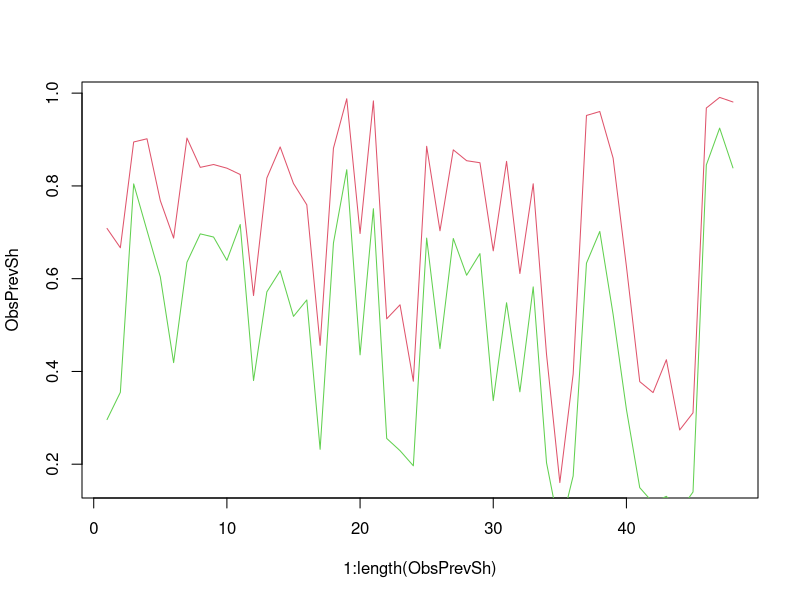
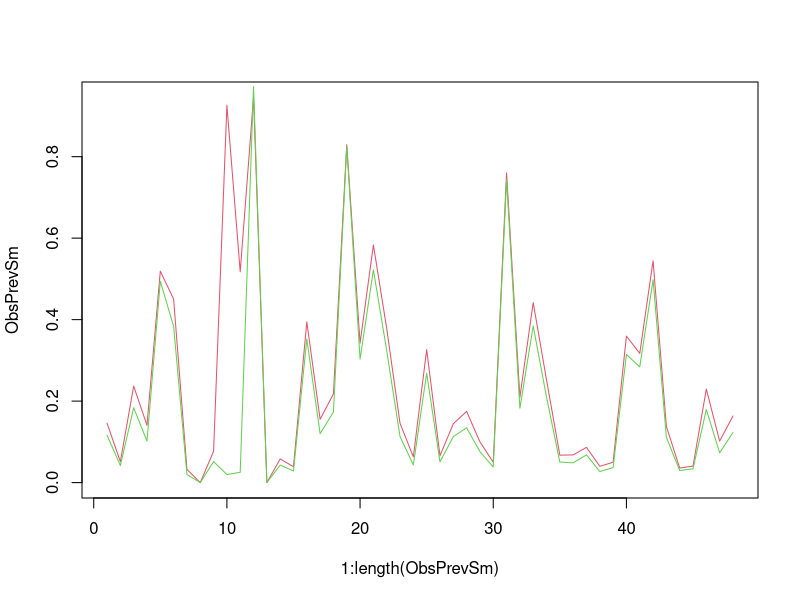
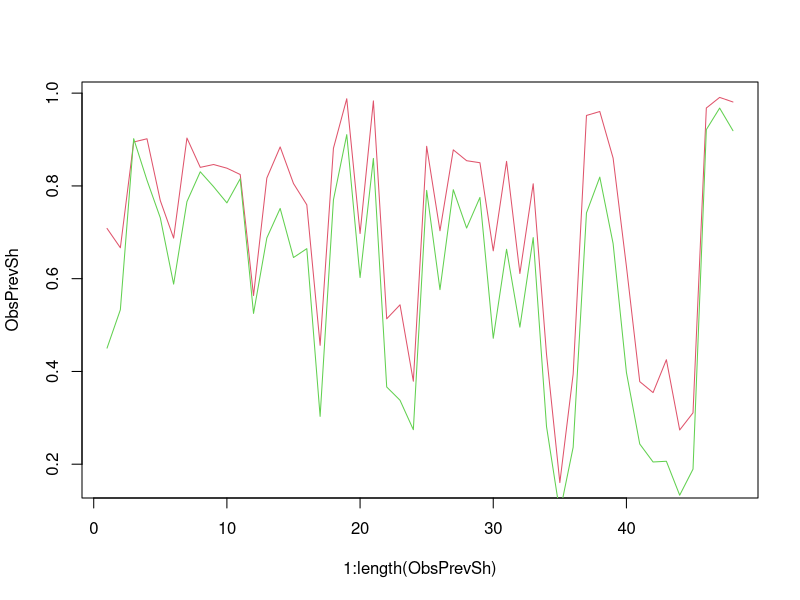
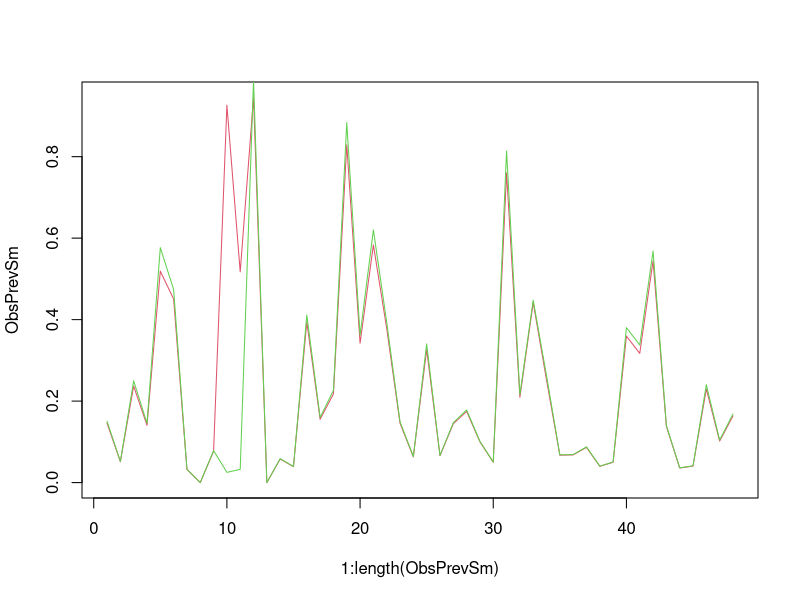
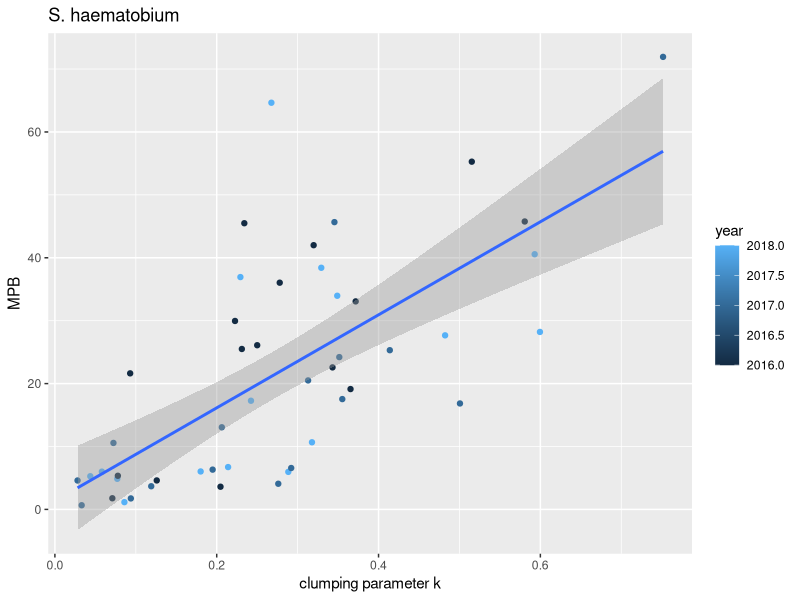
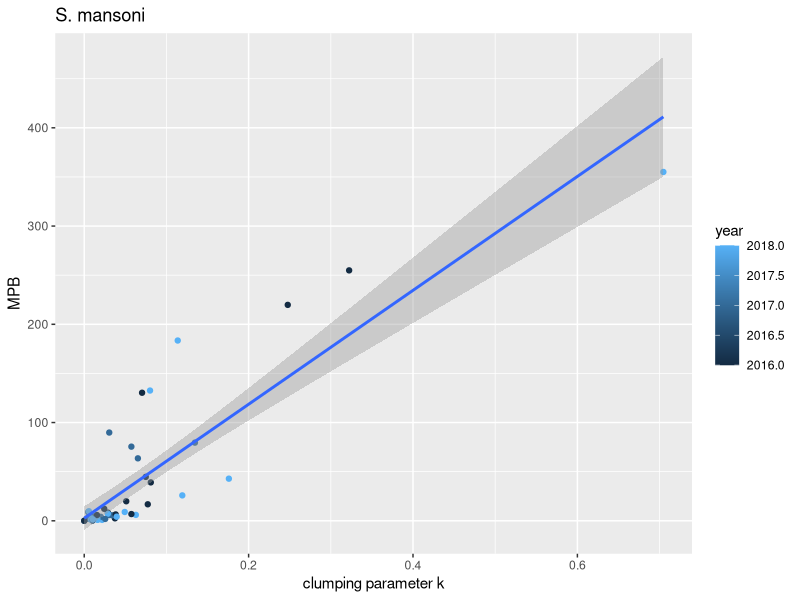
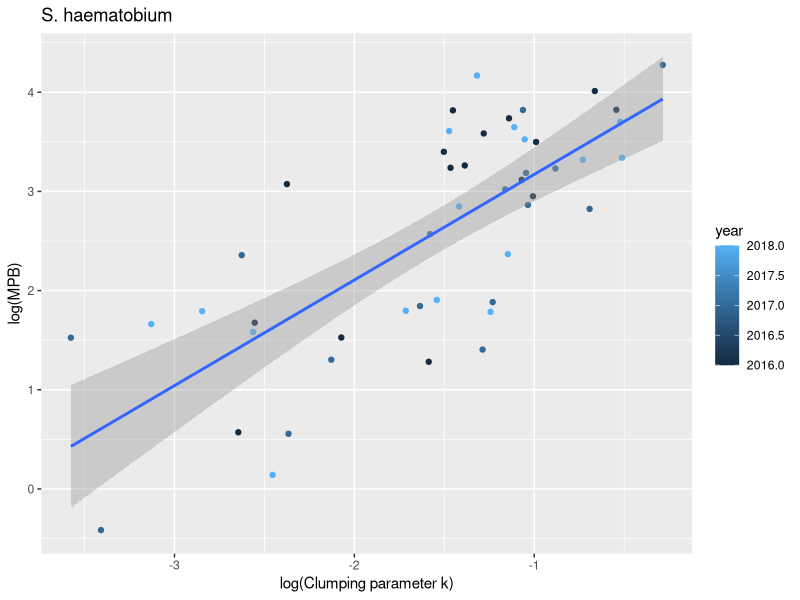
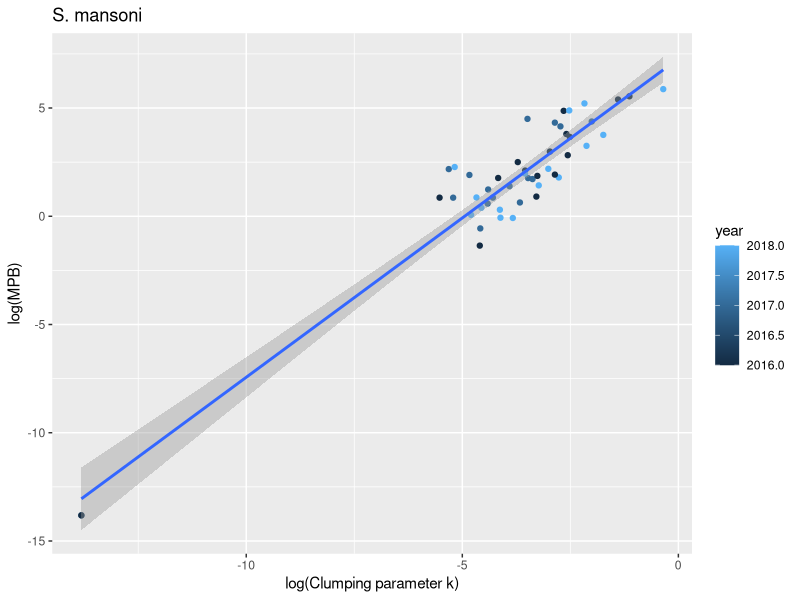

Recreate these plots in R, in order.
# This code calculate the opt value of clumper parameters 
# whcih we need to covert the mean parasite burden into prevalence 
### Human Parasitology Data ###

#upload the packages
library(tidyverse)
library(dplyr)

# upload the data file:
human_data <- read_csv("human_data_2018.csv")

PreTreatedKidsID2017_MK_MN <- read_csv("2017_ID_pretreatedKids_MK_NM.csv")
human_data = left_join(human_data, PreTreatedKidsID2017_MK_MN, by=c("ID","year"))

##### group by village/school #####
prev_data <- human_data %>%       ### arithemtic mean
  group_by(School, year) %>% 
  summarise_at(.vars = c("Sh","Sm"), funs(mean(., na.rm=T), n = sum(!is.na(.)), se = sd(., na.rm=T)/sqrt(sum(!is.na(.))))) %>% 
  mutate(Sh_CI = qnorm(0.975)*Sh_se,
         Sm_CI = qnorm(0.975)*Sm_se)

# Draw only worm data 
worm_data <- human_data %>%       ### geometric mean
  group_by(School, year) %>%
  summarize_at(.vars = c("ShW","SmW"), funs(Gmean = exp(mean(log(.+1),na.rm=T)),
                                            n = sum(!is.na(.)),
                                            se = sd(exp(log(.+1)), na.rm = T)/sqrt(sum(!is.na(.))))) %>% 
  mutate(ShW_CI = qnorm(0.975)*ShW_se,
         SmW_CI = qnorm(0.975)*SmW_se)

#################################################################################
# BEGINNING of Giulio's latest integration on Feb 20 2023

# compute clumping parameters

#create a data frame to store the results
cp_df <- worm_data[, c("School", "year")]
cp_df$Sh_Amean <- NA
cp_df$Sm_Amean <- NA
cp_df$Sh_cp    <- NA
cp_df$Sm_cp    <- NA

#create the likelihood function for the optimization function
LL <- function(pars, data) {
  k <- pars[1]
  m <- pars[2]
  return(-sum(dnbinom(data,size=k,mu=m,log=TRUE)))
}

# create empty space 
sh_Amean_data <- c()
sm_Amean_data <- c()

# run the optimization function to find the opt k clumper parameter value for each given village 
 for(i in 1:nrow(cp_df)){
    ndf <- filter(human_data, School == cp_df[i,]$School, year ==  cp_df[i,]$year)

    opt_sh <-optim(data = round(na.exclude(ndf$ShW)/2), par = c(1,1), LL, method="L-BFGS-B", lower=c(.000001,.000001))
    opt_sm <-optim(data = round(na.exclude(ndf$SmW)), par = c(1,1), LL, method="L-BFGS-B", lower=c(.000001,.000001))
    
    sh_Amean_data[i] <- mean(ndf$ShW/2, na.rm = TRUE)
    sm_Amean_data[i] <- mean(ndf$SmW, na.rm = TRUE)
    
    cp_df[i, 'Sh_Amean'] <- opt_sh$par[2]
    cp_df[i, 'Sm_Amean'] <- opt_sm$par[2]
    cp_df[i, 'Sh_cp'] <- opt_sh$par[1]  
    cp_df[i, 'Sm_cp'] <- opt_sm$par[1] 
  
 }


################### Test the result

# Probability of having at least one worm
WormPrevNBD <- function(M, k) {
  p  <-  1 - (1+M/k)^(-k)    # fraction of humans with at least 2 parasites 
  return(p)
}

# Probability of having at least one pair worm
PairPrevVar <- function(M, k) {
  p  <-  1 - 2* (1+M/(2*k))^(-k) + (1+M/k)^(-k)    # fraction of humans with at least 2 parasites 
  return(p)
}

options(scipen = 9)

# calculate the prevalence for the observe data 
ObsPrevSh <- c()
ObsPrevSm <- c()

for(i in 1:nrow(cp_df)){
  ndf <- filter(human_data, School == cp_df[i,]$School, year ==  cp_df[i,]$year)
  ObsPrevSh[i] <- (length(na.exclude(ndf$ShW)) - length(which(na.exclude(ndf$ShW) == 0)))/length(na.exclude(ndf$ShW))
  ObsPrevSm[i] <- (length(na.exclude(ndf$SmW)) - length(which(na.exclude(ndf$SmW) == 0)))/length(na.exclude(ndf$SmW))
}

#compare the prevalence value according to negative bionomial function
# and observe prevalence value 
ObsPrevSh/PairPrevVar(cp_df$Sh_Amean,cp_df$Sh_cp)
plot(1:length(ObsPrevSh), ObsPrevSh, type = "l", col = 2)
lines(1:length(ObsPrevSh), PairPrevVar(cp_df$Sh_Amean,cp_df$Sh_cp), col = 3)

ObsPrevSm/PairPrevVar(cp_df$Sm_Amean, cp_df$Sm_cp)
plot(1:length(ObsPrevSm), ObsPrevSm, type = "l", col = 2)
lines(1:length(ObsPrevSm), PairPrevVar(cp_df$Sm_Amean,cp_df$Sm_cp), col = 3)


# compare the prevalence based on the modeling having at least one worm
ObsPrevSh/WormPrevNBD(cp_df$Sh_Amean,cp_df$Sh_cp)
plot(1:length(ObsPrevSh), ObsPrevSh, type = "l", col = 2)
lines(1:length(ObsPrevSh), WormPrevNBD(cp_df$Sh_Amean,cp_df$Sh_cp), col = 3)


ObsPrevSm/WormPrevNBD(cp_df$Sm_Amean, cp_df$Sm_cp)
plot(1:length(ObsPrevSm), ObsPrevSm, type = "l", col = 2)
lines(1:length(ObsPrevSm), WormPrevNBD(cp_df$Sm_Amean, cp_df$Sm_cp), col = 3)



# since probability of having at least one worm give 
#better estimation we will be using WormPrevNBD

################### Now let us look if there is any correlation between MPB and k 

regSh <- lm(Sh_cp ~ Sh_Amean, data = cp_df)
summary(regSh)

regSm <- lm(Sm_cp ~ Sm_Amean, data = cp_df)
summary(regSm)

# log-log regression

log_regSh <- lm(log(Sh_cp) ~ log(Sh_Amean), data = cp_df) #filter(cp_df, year == 2018))
summary(log_regSh)

log_regSm <- lm(log(Sm_cp) ~ log(Sm_Amean), data = cp_df)
summary(log_regSm)

#### It seems log transfor give better estimate 

ggplot(data = cp_df,aes(x = Sh_cp, y = Sh_Amean, color = year, group = 1)) +
  geom_point() +
  geom_smooth(method='lm') +
  xlab("clumping parameter k") + ylab("MPB") +
  ggtitle("S. haematobium")

ggplot(data = cp_df,aes(x = Sm_cp, y = Sm_Amean, color = year, group = 1)) +
  geom_point() +
  geom_smooth(method='lm') +
  xlab("clumping parameter k") + ylab("MPB") +
  ggtitle("S. mansoni")


ggplot(data = cp_df,aes(x = log(Sh_cp), y = log(Sh_Amean), color = year, group = 1)) +
  geom_point() +
  geom_smooth(method='lm') +
  xlab("log(Clumping parameter k)") + ylab("log(MPB)") +
  ggtitle("S. haematobium")

ggplot(data = cp_df,aes(x = log(Sm_cp), y = log(Sm_Amean), color = year, group = 1)) +
  geom_point() +
  geom_smooth(method='lm') +
  xlab("log(Clumping parameter k)") + ylab("log(MPB)") +
  ggtitle("S. mansoni")

################################
# When using estimated clumper parameter

wormPrevalenceSm <- function(M) {
  k <- exp(summary(log_regSm)$coefficients[2]*log(M) + summary(log_regSm)$coefficients[1])
  p  <- 1 - (1+M/k)^(-k)    # fraction of humans with at least 1 parasites 
  return(p)
}

# if we want to calculate the average number of mated pair of worm we will be using 
phiSm <- function(M) {
  # Define the function to be integrated
  k <- exp(summary(log_regSm)$coefficients[2]*log(M) + summary(log_regSm)$coefficients[1])
  
  integrand <- function(x) {
    (1 - cos(x)) / ((1 + (M / (M + k)) * cos(x))^(1 + k))
  }
  
  # Perform the integration
  integral_result <- integrate(integrand, lower = 0, upper = 2 * pi)
  
  # Calculate the prevalence
  p <- 1 - (((k / (M + k))^(1 + k))/ (2 * pi)) * integral_result$value
  
  return(p)
}

wormPrevalenceSh <- function(M) {
  k <- exp(summary(log_regSh)$coefficients[2]*log(M) + summary(log_regSh)$coefficients[1])
  p  <- 1 - (1+M/k)^(-k)    # fraction of humans with at least 1 parasites 
  return(p)
}

# if we want to calculate the average number of mated pair of worm we will be using 
phiSh <- function(M) {
  # Define the function to be integrated
  k <- exp(summary(log_regSh)$coefficients[2]*log(M) + summary(log_regSh)$coefficients[1])
  
  integrand <- function(x) {
    (1 - cos(x)) / ((1 + (M / (M + k)) * cos(x))^(1 + k))
  }
  
  # Perform the integration
  integral_result <- integrate(integrand, lower = 0, upper = 2 * pi)
  
  # Calculate the prevalence
  p <- 1 - (((k / (M + k))^(1 + k))/ (2 * pi)) * integral_result$value
  
  return(p)
}

M = 60
phiSm(M)*M 
phiSh(M)*M 




# For S. mansoni
wormPrevalenceSm <- function(M) {
  k <- exp(0.61521*log(M) - 4.844146)
  p  <- 1 - (1+M/k)^(-k)    # fraction of humans with at least 1 parasites 
  return(p)
}


# For S. mansoni
# if we want to calculate the average number of mated pair of worm we will be using 
phiSm <- function(M) {
  # Define the function to be integrated
  k <- exp(0.61521*log(M) - 4.844146)
  
  integrand <- function(x) {
    (1 - cos(x)) / ((1 + (M / (M + k)) * cos(x))^(1 + k))
  }
  
  # Perform the integration
  integral_result <- integrate(integrand, lower = 0, upper = 2 * pi)
  
  # Calculate the prevalence
  p <- 1 - (((k / (M + k))^(1 + k))/ (2 * pi)) * integral_result$value
  
  return(p)
}


# When using estimated clumper parameter for S. heamatobium 
wormPrevalenceSh <- function(M) {
  k <- exp(0.5186358*log(M) - 3.253653)
  p  <- 1 - (1+M/k)^(-k)    # fraction of humans with at least 1 parasites 
  return(p)
}



# if we want to calculate the average number of mated pair of worm we will be using 
phiSh <- function(M) {
  # Define the function to be integrated
  k <- exp(0.5186358*log(M) - 3.253653)
  
  integrand <- function(x) {
    (1 - cos(x)) / ((1 + (M / (M + k)) * cos(x))^(1 + k))
  }
  
  # Perform the integration
  integral_result <- integrate(integrand, lower = 0, upper = 2 * pi)
  
  # Calculate the prevalence
  p <- 1 - (((k / (M + k))^(1 + k))/ (2 * pi)) * integral_result$value
  
  return(p)
}





